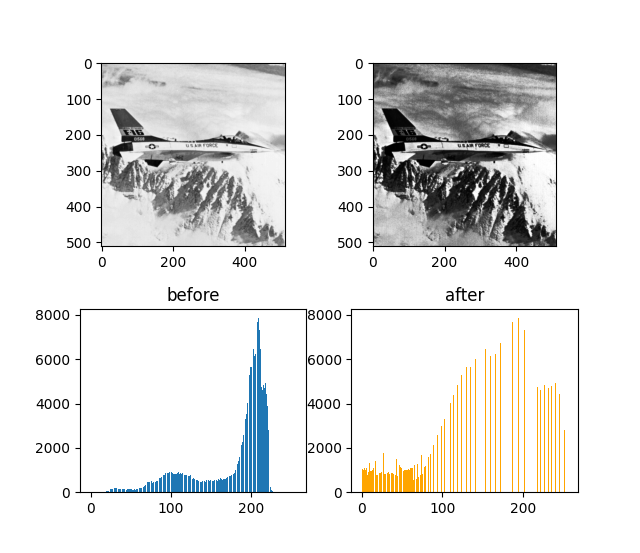

Generate this figure with Python:
from PIL import Image
import matplotlib.pyplot as plt
import matplotlib.image as mpimg
import numpy as np

"""
Script that applies histogram equalization to a greyscale image.
Specify an input image and name for the output image below.
When script is ran two histograms will be displayed:
 - The colour distribution of the original image
 - The colour distribution of the new image
Accompanying blog post: https://ukdevguy.com/...
"""

# Only two constants that need setting before running
IN_FILE = "sample_images/jetplane.png"
OUT_FILE = "sample_images/jetplane_output.png"

def make_histogram(img):
    """ Take a flattened greyscale image and create a historgram from it """
    histogram = np.zeros(256, dtype=int)
    for i in range(img.size):
        histogram[img[i]] += 1
    return histogram

def make_cumsum(histogram):
    """ Create an array that represents the cumulative sum of the histogram """
    cumsum = np.zeros(256, dtype=int)
    cumsum[0] = histogram[0]
    for i in range(1, histogram.size):
        cumsum[i] = cumsum[i-1] + histogram[i]
    return cumsum

def make_mapping(cumsum):
    """ Create a mapping s.t. each old colour value is mapped to a new
        one between 0 and 255. Mapping is created using:
         - M(i) = max(0, round((grey_levels*cumsum(i))/(h*w))-1)
        where g_levels is the number of grey levels in the image """
    mapping = np.zeros(256, dtype=int)
    grey_levels = 256
    for i in range(grey_levels):
        mapping[i] = max(0, round((grey_levels*cumsum[i])/(IMG_H*IMG_W))-1)
    return mapping

def apply_mapping(img, mapping):
    """ Apply the mapping to our image """
    new_image = np.zeros(img.size, dtype=int)
    for i in range(img.size):
        new_image[i] = mapping[img[i]]
    return new_image

# Load image, store width and height into constants
pillow_img = Image.open(IN_FILE)
IMG_W, IMG_H = pillow_img.size

# Read in and flatten our greyscale image, calculate the histogram,
# cumulative sum, mapping and then apply the mapping to create a new image
print('Original image:',np.array(pillow_img))
img = np.array(pillow_img).flatten()
print('Flattened image',np.array(img))
print('Original image width:', IMG_W)
print('Original image height:',IMG_H)
print('Flatten image size: 512 * 512 = ', img.size)

histogram = make_histogram(img)
cumsum = make_cumsum(histogram)
mapping = make_mapping(cumsum)
new_image = apply_mapping(img, mapping)

# Save the image
output_image = Image.fromarray(np.uint8(new_image.reshape((IMG_H, IMG_W))))
output_image.save(OUT_FILE)

# Display the old (blue) and new (orange) histograms next to eachother
x_axis = np.arange(256)
fig = plt.figure()
fig.add_subplot(2, 2, 1)
before = mpimg.imread('sample_images/jetplane.png')
beforeplot = plt.imshow(before, cmap = 'gray')
fig.add_subplot(2, 2, 2)
after = mpimg.imread('sample_images/jetplane_output.png')
afterplot = plt.imshow(after, cmap = 'gray')
fig.add_subplot(2, 2, 3)
a = plt.bar(x_axis, histogram)
a = plt.title('before')
fig.add_subplot(2, 2, 4)
b = plt.bar(x_axis, make_histogram(new_image), color="orange")
b = plt.title('after')
plt.show()
